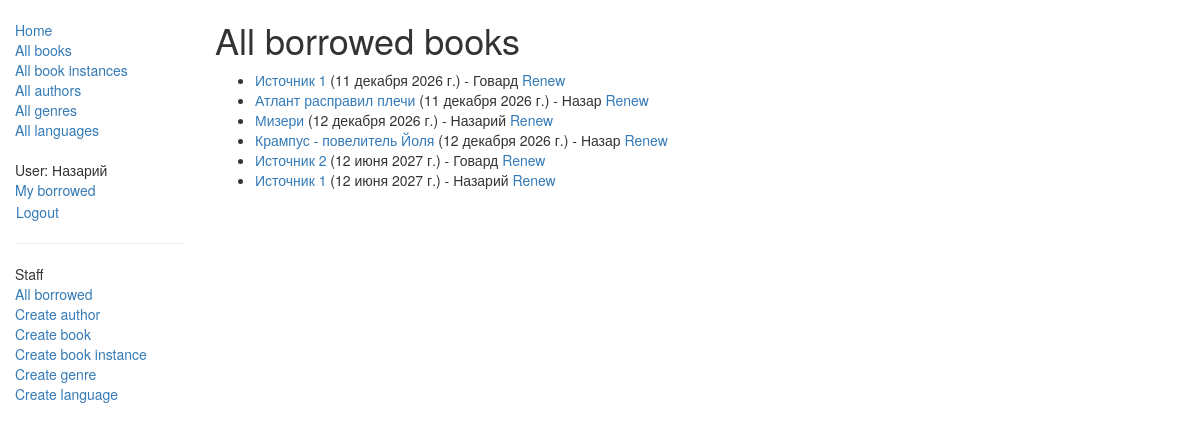
Page /catalog/all-borrowed/ (signed in) on the committed database.
### catalog/models.py (models this page shows, shortened)
class BookInstance(models.Model):
    id = models.UUIDField(primary_key=True, default=uuid.uuid4, help_text="Уникальный идентификатор для конкретной книги.")
    book = models.ForeignKey('Book', on_delete=models.SET_NULL, null=True)
    imprint = models.CharField(max_length=200)
    due_back = models.DateField(null=True, blank=True)
    borrower = models.ForeignKey(settings.AUTH_USER_MODEL, on_delete=models.SET_NULL, null=True, blank=True)
    LOAN_STATUS = (
        ('m', 'Maintenance'),
        ('o', 'On loan'),
        ('a', 'Available'),
        ('r', 'Reserved'),
    )
    status = models.CharField(max_length=1, choices=LOAN_STATUS, blank=True, default='m', help_text="Наличие книги.")
    class Meta:
        ordering = ('due_back',)
        permissions = (("can_mark_returned", "Set book as returned"),)
    @property
    def is_overdue(self):
        return bool(self.due_back and date.today() > self.due_back)

class Book(models.Model):
    title = models.CharField(max_length=200)
    author = models.ForeignKey('Author', on_delete=models.SET_NULL, null=True)
    summary = models.TextField(max_length=1000, help_text='Добавьте описание для книги.')
    isbn = models.CharField('ISBN', max_length=13, help_text="13 Персонажей <a href='https://www.isbn-international.org/content/what-isbn'>ISBN</a>")
    genre = models.ManyToManyField('Genre', help_text="Выберите жанр для книги.")
    language = models.ForeignKey('Language', on_delete=models.SET_NULL, null=True)
    class Meta:
        ordering = ['title','author']
    def display_genre(self):
        return ", ".join([genre.name for genre in self.genre.all()[:3] ])
    display_genre.short_description = 'Genre'

### catalog/views.py (the view)
# urls.py: path('all-borrowed/', views.AllLoanedBooksByUserListView.as_view(), name='all-borrowed'),
class AllLoanedBooksByUserListView(PermissionRequiredMixin,generic.ListView):
    model = BookInstance
    permission_required = 'catalog.can_mark_returned'
    template_name = 'catalog/all_bookinstance_list_borrowed_user.html'
    paginate_by = 10
    context_object_name = 'all_bookinstance_list'
    def get_queryset(self):
        return (
            BookInstance.objects.filter(status__exact='o')
            .order_by('due_back')
        )

### catalog/templates/catalog/all_bookinstance_list_borrowed_user.html
{% extends "base_generic.html" %}
{% block content %}
    <h1>All borrowed books</h1>
    {% if all_bookinstance_list %}
    <ul>
      {% for bookinst in all_bookinstance_list %}
      <li class="{% if bookinst.is_overdue %}text-danger{% endif %}">
        <a href="{% url 'book-detail' bookinst.book.pk %}">{{ bookinst.book.title }}</a> ({{ bookinst.due_back }}) - {{ bookinst.borrower }}
          {% if perms.catalog.can_mark_returned %}<a href="{% url 'renew-book-librarian' bookinst.id %}">Renew</a>{% endif %}
      </li>
      {% endfor %}
    </ul>
    {% else %}
      <p>There are no books borrowed.</p>
    {% endif %}
{% endblock %}

### catalog/templates/base_generic.html (shortened to what this page needs)
<!DOCTYPE html>
<html lang="en">
  <head>
    {% load static %}
    <link rel="stylesheet" href="https://maxcdn.bootstrapcdn.com/bootstrap/3.3.7/css/bootstrap.min.css" />
    <link rel="stylesheet" href="{% static 'css/styles.css' %}" />
  </head>
  <body>
    <div class="container-fluid">
      <div class="row">
        <div class="col-sm-2">
          {% block sidebar %}
            <ul class="sidebar-nav">
              <li><a href="{% url 'index' %}">Home</a></li>
              <li><a href="{% url 'books' %}">All books</a></li>
              <li><a href="{% url 'bookinstances' %}">All book instances</a></li>
              <li><a href="{% url 'authors' %}">All authors</a></li>
              <li><a href="{% url 'genres' %}">All genres</a></li>
              <li><a href="{% url 'languages' %}">All languages</a></li>
            </ul>
            <ul class="sidebar-nav">
             {% if user.is_authenticated %}
               <li>User: {{ user.get_username }}</li>
               <li><a href="{% url 'my-borrowed' %}">My borrowed</a></li>
                <li>
                 <form id="logout-form" method="post" action="{% url 'logout' %}">
                   <button type="submit" class="btn btn-link">Logout</button>
                 </form>
                </li>
                {% if user.is_staff %}
                <hr>
                <ul class="sidebar-nav">
                <li>Staff</li>
                   <li><a href="{% url 'all-borrowed' %}">All borrowed</a></li>
                  {% if perms.catalog.add_author %}
                     <li><a href="{% url 'author-create' %}">Create author</a></li>
                  {% endif %}
                    {% if perms.catalog.add_book %}
                     <li><a href="{% url 'book-create' %}">Create book</a></li>
                  {% endif %}
                    {% if perms.catalog.add_bookinstance %}
                     <li><a href="{% url 'bookinstance-create' %}">Create book instance</a></li>
                   {% endif %}
                   {% if perms.catalog.add_genre %}
                     <li><a href="{% url 'genre-create' %}">Create genre</a></li>
                   {% endif %}
                   {% if perms.catalog.add_language %}
                     <li><a href="{% url 'language-create' %}">Create language</a></li>
                   {% endif %}
                </ul>
                {% endif %}
            {% endif %}
            </ul>
          {% endblock %}
        </div>
        <div class="col-sm-10 ">{% block content %}{% endblock %}</div>
      </div>
    </div>
  </body>
</html>

### catalog/static/css/styles.css (style rules this page uses)
.sidebar-nav { margin-top: 20px; padding: 0; list-style: none; }
#logout-form { display: inline; }
#logout-form button { padding: 0; margin: 0; }

### rows in the picture
BookInstance: book "Источник 1", due_back "11 декабря 2026 г.", borrower "Говард"
BookInstance: book "Атлант расправил плечи", due_back "11 декабря 2026 г.", borrower "Назар"
BookInstance: book "Мизери", due_back "12 декабря 2026 г.", borrower "Назарий"
BookInstance: book "Крампус - повелитель Йоля", due_back "12 декабря 2026 г.", borrower "Назар"
BookInstance: book "Источник 2", due_back "12 июня 2027 г.", borrower "Говард"
BookInstance: book "Источник 1", due_back "12 июня 2027 г.", borrower "Назарий"

### other values in the picture
{{ user.get_username }} "Назарий"
